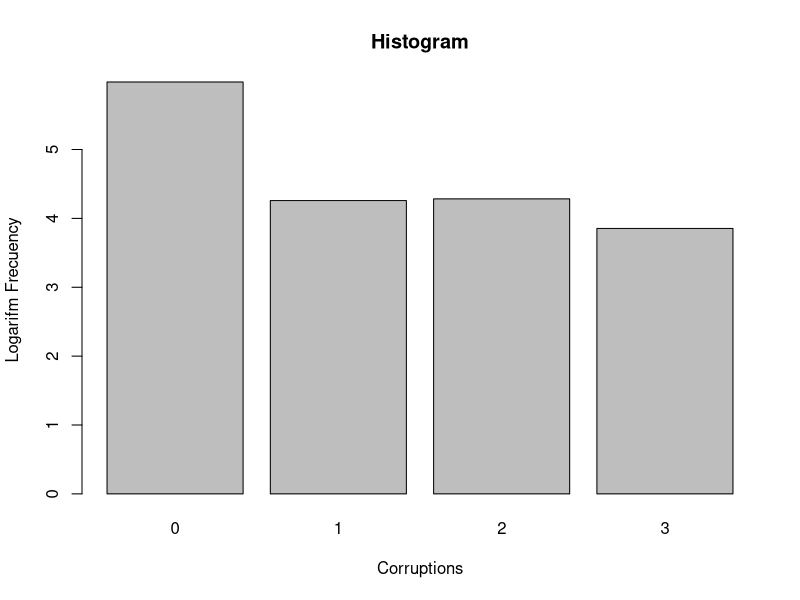
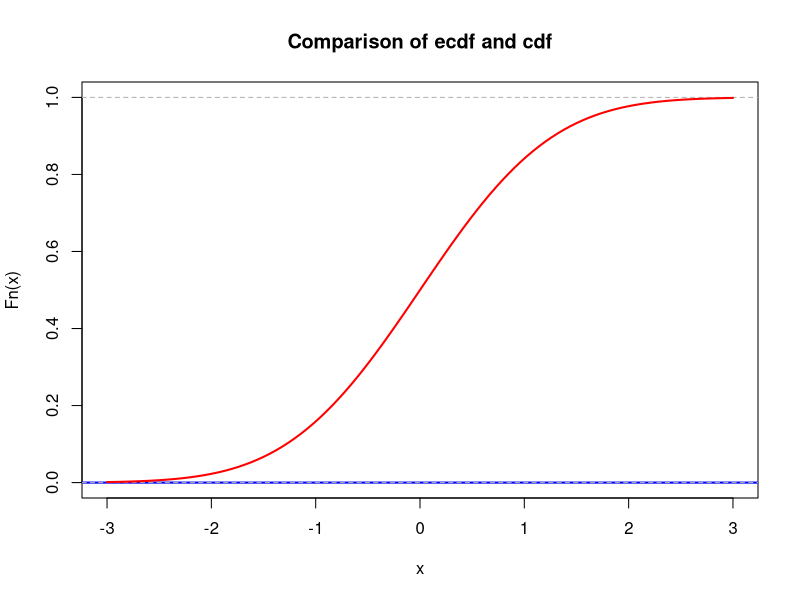
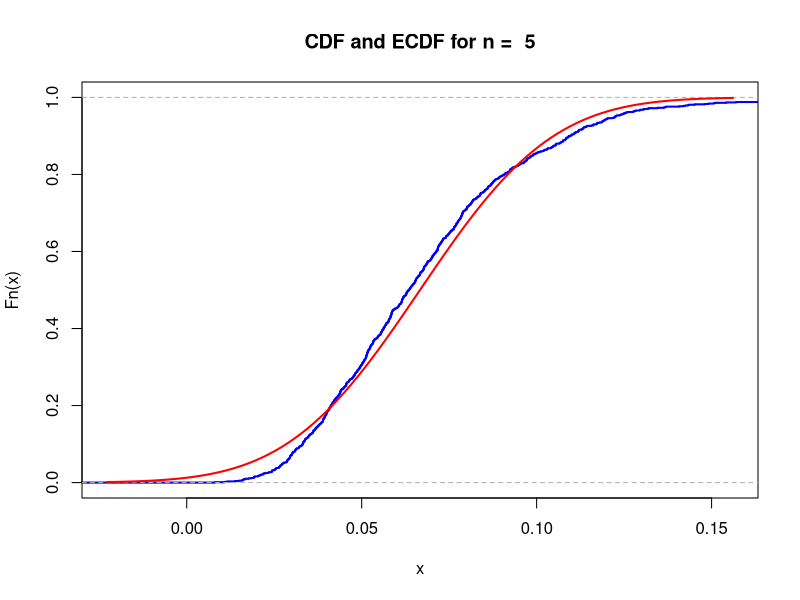
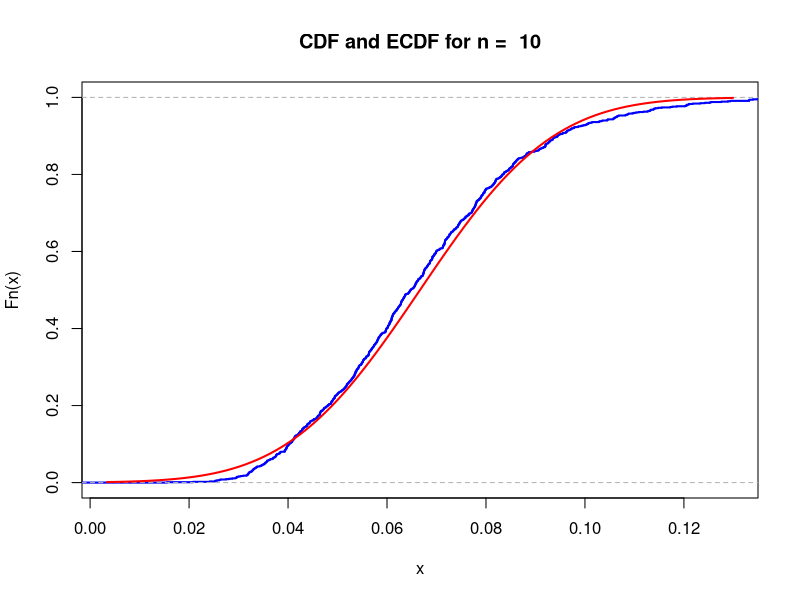
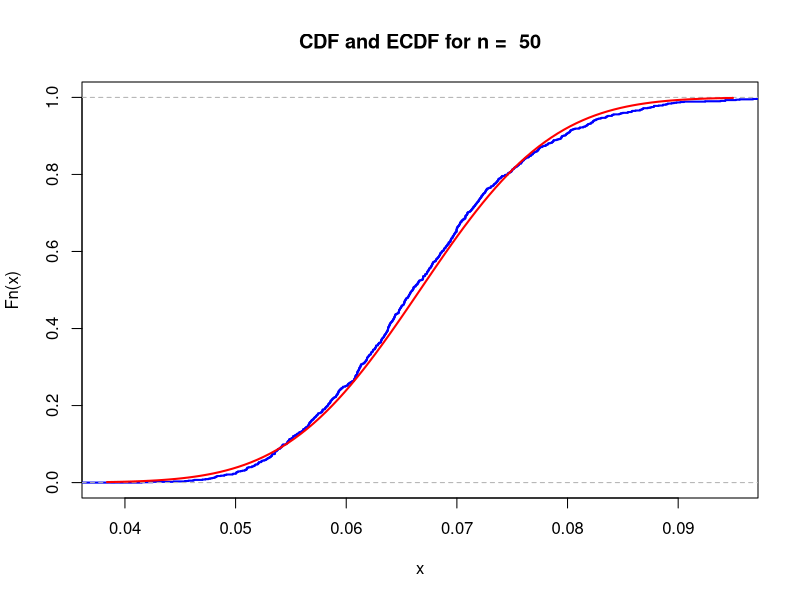

The R source for these figures, in order:
## ---- chunk 1
# our team id number 
                        
id <- 5                  
                          
set.seed(id)
p <- id/100

# matrices G and H
G <- matrix(c(1, 1, 1, 0, 0, 0, 0,
		1, 0, 0, 1, 1, 0, 0,
		0, 1, 0, 1, 0, 1, 0,
		1, 1, 0, 1, 0, 0, 1), nrow = 4, byrow = TRUE)
H <- t(matrix(c(1, 0, 1, 0, 1, 0, 1,
		0, 1, 1, 0, 0, 1, 1,
		0, 0, 0, 1, 1, 1, 1), nrow = 3, byrow = TRUE))


cat("The matrix G is: \n") 
G  
cat("The matrix H is: \n") 
H
cat("The product GH must be zero: \n")
(G%*%H) %%2
## ---- chunk 2
message_generator <- function(N) {
  matrix(sample(c(0,1), 4*N, replace = TRUE), nrow = N)
}  

#We choose enough big N
N <- 1000000
messages <- message_generator(N)
cat("Head of our messages matrix \n")
head(messages)

#Multiply all our messages by G matrix to get encode messages
codewords <- (messages %*% G) %% 2
cat("The matrix of encoded messages is: \n")
head(codewords, n = 10)
## ---- chunk 3
#Generate error in encode messages
#1 suit for error during transmission .
generating_errors <- function(N){
  matrix(sample(c(0,1), 7*N, replace = TRUE, prob=c(1-p, p)), nrow=N)
}

errors <- generating_errors(N)
cat("The generated errors matrix is: \n")
head(errors, n = 10)

modulo2 <- function(x){
  return (x %% 2)
}
#Sum matrix with errors and encode messages to show the received messages.
received <- codewords + errors
received <- t(apply(received, 1 , modulo2))
head(received)

## ---- chunk 4

decode <- function(x) {
	# multiplying matrices with recieved messages and matrix H
	z <- x %*% H %% 2
	
	# checking index of the corrupted bit (if exists)
	idx <- z[1,1] + 2 * z[1,2] + 4 * z[1,3]
	
	# correcting the message (flipping the bit)
	if (idx > 0) {
		x[idx] <- (x[idx] + 1) %% 2
	}
	
	# return the decoded message
	return(c(x[3],x[5],x[6],x[7]))
}

decoded_messages <- t(apply(received, 1, decode))
cat("The matrix of decoded messages is: \n")
head(decoded_messages)

## ---- chunk 5
#Sum all correctly decoded messages and divide by total number of all messages
actual_prob <- sum(
	decoded_messages[,1]==messages[,1]& 
	decoded_messages[,2]==messages[,2]&
	decoded_messages[,3]==messages[,3]&
	decoded_messages[,4]==messages[,4]) / N

#Expected probability of our case
expected_probability <- ((1 - p)**7 + 7 * p * (1 - p)**6)
cat("The actual probability is: \n")
actual_prob
cat("The expected probability is: \n")
expected_probability
## ---- chunk 6
expectation = 1 * actual_prob
cat("Expectation is equal to \n")
expectation

#standard deviation
variance = (actual_prob * (1 - actual_prob)) / N

cat("Variance is equal to \n")
variance
cat("Standard deviation is equal to \n")
stand_dev <- sqrt(variance)
stand_dev
## ---- chunk 7
#find and epsilon e = Z*SE
# e - epsilon
# Z - Critical value
# SE - Standard error 
SE <- stand_dev / sqrt(N)

alpha <- 0.05
Z <- qnorm(1 - alpha / 2)
e = Z * SE
cat("Epsilon for N = 1,000,000 equal to \n")
e

cat("If Epsilon less-equal 0.03 than N that guarantees this epsilon equal to \n")
e <- 0.03
N_guar <- ceiling((Z * stand_dev / e) ** 2)
N_guar



## ---- chunk 8

# checking if the message was decoded properly
correct_messages_truth_table <- decoded_messages!=messages
#head(correct_messages_truth_table)
# getting the sum of incorrect messages for every bit

correct_messages_truth_table <- apply(correct_messages_truth_table, 1, sum)
value_counts <- table(correct_messages_truth_table)
df <- data.frame(value_counts)
reversed_df <- as.data.frame(rev(t(apply(df, 1, rev))))
colnames(df) <- c("Corruptions", "Frequency")




barplot(height = log10(df$Frequency), names.arg = df$Corruptions, beside = TRUE,
        xlab = "Corruptions", ylab = "Logarifm Frecuency", main = "Histogram")
## ---- chunk 9
lambda <- 1  # change this!
N <- 100     # change this!
mu <- N * lambda
K <- 1e3
n <- 5
sample_means <- colMeans(matrix(rpois(n*K, lambda = mu), nrow=n))
## ---- chunk 10
mu <- 0       # change this!
sigma <- 1    # change this!
## ---- chunk 11
xlims <- c(mu-3*sigma,mu+3*sigma)
Fs <- ecdf(sample_means)
plot(Fs, 
     xlim = xlims, 
     ylim = c(0,1),
     col = "blue",
     lwd = 2,
     main = "Comparison of ecdf and cdf")
curve(pnorm(x, mean = mu, sd = sigma), col = "red", lwd = 2, add = TRUE)
## ---- chunk 12
# Calculation of the parameter of exponential r.v.
nu1 <- 15 # 10 + id = 10 + 5

K <- 1e3

n <- c(5, 10, 50)

# Simulation of random variables and calculation of sample means for n=5
# Repeating this K times for n=5
sample_means <- colMeans(matrix(rexp(5*K, rate = nu1), nrow=5))
## ---- chunk 13
mu <- 1 / nu1
sigma <- mu / sqrt(n)
## ---- chunk 14
# Creating a sequence of values from 0 to 0.500 with a step of 0.025 
# Then use this for finding difference between ECDF and CDF
x <- seq(0, 0.500, by=0.025)

for (i in n) {
  
  # Simulation of random variables and calculation of sample means for different n
  # Creation of a matrix and calculation of column means
  sample_means <- colMeans(matrix(rexp(i*K, rate = nu1), nrow=i))
  
  # Calculation of μ and σ^2
  mu <- 1 / nu1
  sigma <- mu / sqrt(i)
  
  # Setting the x-axis limits
  # Left and right bounds
  xlims <- c(mu-3*sigma,mu+3*sigma)
  
  # Empirical Cumulative Distribution Function (ECDF) calculation
  Fs <- ecdf(sample_means)
  
  # Visualizing ECDF
  plot(Fs, 
       xlim = xlims, 
       col = "blue",
       lwd = 2,
       main = paste("CDF and ECDF for n = ", i))
  
  # Visualize CDF
  curve(pnorm(x, mean = mu, sd = sigma), col = "red", lwd = 2, add = TRUE)
  
  # Calculating difference between CDF and ECDF
  print(max(abs(ecdf(sample_means)(x)-pnorm(x, mean = mu, sd = sigma))))
}
## ---- chunk 15
n = 100
S <- sum(rexp(n, rate = nu1))
S
## ---- chunk 16
# Lowest and highest value of N
lowest <- 5.56
highest <- 7.02

# Function for estimating new probabilities for values of N
estimation <- function(N, K, nu1) {
  nu <- N * nu1
  
  # Generating K samples of size n from an exponential distribution with rate parameter nu
  values <- replicate(K, sum(rexp(100, rate = nu)))
  
  # Check how many values are >= 1
  # Find probability of having a sum >= 1 for these samples
  prob <- sum(values >= 1) / K
  return(prob)
}

# Create a sequence of values from lowest to highest 
# This is done to cover the range of N values for which probabilities need to be estimated
val <- seq(lowest, highest, by = 0.001)

# Apply the estimation function to each value in the val sequence 
# This calculates the probability of having a sum greater than or equal to 1 for different values of N within the specified range
probs <- sapply(val, function(N) estimation(N, K, nu1))

cat("Probability for N = 5.56 =>", estimation(5.56, K, nu1), "\n")
cat("Probability for N = 6.06 =>", estimation(6.06, K, nu1), "\n")
cat("Probability for N = 7.02 =>", estimation(7.02, K, nu1), "\n")
